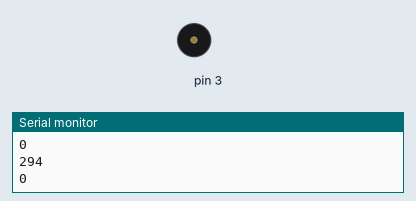
A sketch run on a simulated Arduino Uno, built with avr-gcc and run on an emulated ATmega328P. On the bench: buzzer (waves = sounding), the last lines printed to the serial monitor.

Above: at 2.0 s.
At 18.3 s:
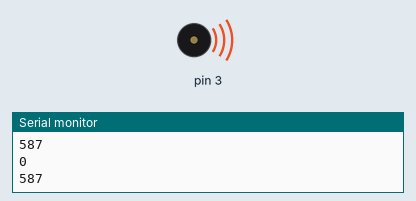
Timing chart, 0 to 40.0 s (numbered marks = the images above):
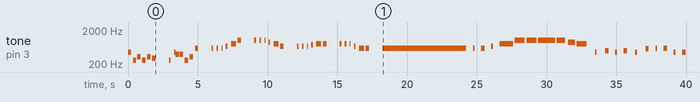

Measured:
- by itself, tone on pin 3: plays 440 Hz for 0.24 s, 262 Hz for 0.24 s, 330 Hz for 0.24 s, 262 Hz for 0.24 s, 330 Hz for 0.24 s, 294 Hz for 0.24 s … (58 notes in this stretch)

The sketch:

AMoylan1202.ino
```cpp
#include "pitches.h"

int melody[] = {


//aMAZING gRACE

//A MA ZI NG GRACE
NOTE_A4, REST, NOTE_C4, REST, NOTE_E4, REST, NOTE_C4, REST, NOTE_E4, REST,
//HOW SWEET THE SOUND
NOTE_D4, REST, NOTE_C4, REST, NOTE_A4, NOTE_G4, REST,
//THAT SAVED A A WRETCH LIKE ME
NOTE_G4, REST, NOTE_C4, REST, NOTE_E4, REST,
//I ONCE E WA S LOST

//BUT NOW I A AM FOUND

//WAS BLIND BU T NOW I SEE


//this little light of mine
NOTE_D5, REST, NOTE_D5, REST, NOTE_D5, REST, NOTE_D5, REST, NOTE_E5, REST, NOTE_G5,  NOTE_G5, REST,
//IM GONNA LET IT SHINE
NOTE_B5, REST, NOTE_B5, REST, NOTE_B5, REST, NOTE_B5, REST, NOTE_A5, REST, NOTE_G5,  NOTE_G5, REST,
//THIS LIGHT OF MINE
NOTE_E5, REST, NOTE_E5, REST, NOTE_E5, REST, NOTE_E5, REST, NOTE_FS5, REST,NOTE_G5,  NOTE_G5, REST,
// IM GONNA LET IT SHINE
NOTE_G5, REST, NOTE_G5, REST, NOTE_G5, REST, NOTE_G5, REST, NOTE_E5, REST, NOTE_D5,  NOTE_D5, REST,
//THIS LITTLE LIGHT OF MINE
NOTE_D5, REST, NOTE_D5, REST, NOTE_D5, REST, NOTE_D5, REST, NOTE_E5, REST, NOTE_G5,  NOTE_G5, REST,
//IM GONNA LET IT SHINE
NOTE_B5, REST, NOTE_B5, REST, NOTE_B5, REST, NOTE_B5, REST, NOTE_A5, REST, NOTE_G5,  NOTE_G5, REST,


//oceans

//YOU CALL ME OUT UPON THE WATERS
NOTE_A4, REST, NOTE_B4, REST, NOTE_A4, REST, NOTE_B4, REST, NOTE_A4, REST, NOTE_CS5, REST, NOTE_D5, REST, NOTE_D5, REST, NOTE_A4, REST,
//THE GREAT UNKNOWN
NOTE_A4, REST, NOTE_D5, REST, NOTE_D5, REST, NOTE_CS5, REST,
//WHERE FEET MAY FAIL
NOTE_A4, REST, NOTE_CS5, REST, NOTE_D5, REST, NOTE_B4, REST,
//AND THERE I FIND YOU IN THE MYSTERY
NOTE_A4, REST, NOTE_B4, REST, NOTE_A4, REST, NOTE_B4, REST, NOTE_A4, REST, NOTE_CS5, REST, NOTE_D5, REST, NOTE_D5, REST, NOTE_A4, REST,
//IN OCEANS DEEP
NOTE_B4, REST, NOTE_D5, REST, NOTE_E5, REST, NOTE_E5, REST,
//MY FAITH WILL STAND
NOTE_B4, REST, NOTE_FS5, REST, NOTE_E5, REST, NOTE_D5, REST,


//WE WISH U A MERRY XMAS WE
NOTE_G4, REST, NOTE_C5, REST, NOTE_C5, REST, NOTE_D5, REST, NOTE_C5, REST, NOTE_B4, REST, NOTE_A4, REST, NOTE_A4, REST, NOTE_A4, REST,
//WISH YOU A MERRY XMAS WE
NOTE_D5, REST, NOTE_D5, REST, NOTE_E5, REST, NOTE_D5, REST, NOTE_C5, REST, NOTE_B4, REST, NOTE_G4, REST, NOTE_G4, REST,
//WISH YUOU A MERRY XMAS AND A
NOTE_E5, REST, NOTE_E5, REST, NOTE_F5, REST, NOTE_E5, REST, NOTE_D5, REST, NOTE_C5, REST, NOTE_A4, REST, NOTE_G4, REST, NOTE_G4, REST,
//HAPPY NEW YEAR
NOTE_A4, REST, NOTE_D5, REST, NOTE_B4, REST, NOTE_C5, REST,


//SILENT NIGHT

//SILENT NIGHT
NOTE_G5, NOTE_A5, NOTE_G5, REST, NOTE_E5, REST,
//HOLY NIGHT
NOTE_G5, NOTE_A5, NOTE_G5, REST, NOTE_E5, REST,
//ALL IS CALM
NOTE_D6, REST, NOTE_D6, REST, NOTE_B5, REST,
//ALL IS BRIGHT
NOTE_C6, REST, NOTE_C6, REST, NOTE_G5, REST,
//ROUND YON VIRGIN
NOTE_A5, REST, NOTE_A5, REST, NOTE_C6, NOTE_B5, NOTE_A5, REST,
//MOTHER AND CHILD
NOTE_G5, NOTE_A5, REST, NOTE_G5, REST, NOTE_E5, REST,
//HOLY INFANT
NOTE_A5, REST, NOTE_A5, REST, NOTE_C6, NOTE_B5, NOTE_A5, REST,
//SO TENDER AND MILD
NOTE_G5, NOTE_A5, REST, NOTE_G5, REST, NOTE_E5, REST,
//SLEEP IN HEAVENLY PEACE
NOTE_D6, REST, NOTE_D6, REST, NOTE_F6, NOTE_D6, NOTE_B5, REST, NOTE_C6, NOTE_E6, REST,
//SLEEP IN HEAVENLY PEACE
NOTE_C6, NOTE_G5, REST, NOTE_E5, REST, NOTE_G5, NOTE_F5, NOTE_D5, REST, NOTE_C5, REST,

//JINGLE BELLS

//JINGLE BELLS
NOTE_E4, REST, NOTE_E4, REST, NOTE_E4, REST,
//JINGLE BELLS
NOTE_E4, REST, NOTE_E4, REST, NOTE_E4, REST,
//JINGLE ALL THE WAY
NOTE_E4, REST, NOTE_G4, REST, NOTE_C4, REST, NOTE_D4, REST, NOTE_E4, REST,
//OH WHAT FUN IT IS
NOTE_F4, REST, NOTE_F4, REST, NOTE_F4, REST, NOTE_F4, REST, NOTE_F4, REST,
//TO RIDE IN A
NOTE_E4, REST, NOTE_E4, REST, NOTE_E4, REST, NOTE_E4, REST,
//ONE HORSE OPEN SLEIGH
NOTE_E4, REST, NOTE_D4, REST, NOTE_D4, REST, NOTE_E4, REST, NOTE_D4, NOTE_G4, REST


END

};

int noteDurations[] = {


//A MA ZI NG GRACE

//HOW SWEET THE SOUND

//THAT SAVED A A WRETCH LIKE ME

//I ONCE E WA S LOST

//BUT NOW I A AM FOUND

//WAS BLIND BU T NOW I SEE


//this little light of mine
4, 2, 4, 1, 4, 2, 4, 2, 4, 2, 4, 16, 2,
//IM GONNA LET IT SHINE
4, 2, 4, 1, 4, 2, 4, 2, 4, 2, 4,16, 2,
//THIS LIGHT OF MINE
4, 2, 4, 1, 4, 2, 4, 2, 4, 2, 4,  16, 2,
// IM GONNA LET IT SHINE
4, 2, 4, 1, 4, 2, 4, 2, 4, 2, 4,  16, 2,
//THIS LITTLE LIGHT OF MINE
4, 2, 4, 1, 4, 2, 4, 2, 4, 2, 4, 16, 2,
//IM GONNA LET IT SHINE
4, 2, 4, 1, 4, 2, 4, 2, 4, 2, 4, 16, 100,


//YOU CALL ME OUT UPON THE WATERS
8, 2, 8, 4, 8, 2, 8, 4, 12, 2, 12, 2, 12, 2, 20, 2, 10, 4,
//THE GREAT UNKNOWN
8, 2, 8, 4, 10, 2, 10, 4,
//WHERE FEET MAY FAIL
8, 2, 8, 4, 10, 2, 10, 4,
//AND THERE I FIND YOU IN THE MYSTERY
8, 2, 8, 4, 8, 2, 8, 4, 12, 2, 12, 2, 12, 2, 20, 2, 10, 4,
//IN OCEANS DEEP
8, 2, 8, 4, 10, 2, 10, 4,
//MY FAITH WILL STAND
8, 2, 8, 4, 10, 2, 10, 100,


//WE WISH U A MERRY XMAS WE
4, 2, 8, 2, 4, 2, 4, 2, 4, 2, 4, 2, 8, 2, 8, 4, 8, 2,
//WISH U A MERRY XMAS WE
8, 2, 4, 2, 4, 2, 4, 2, 4, 2, 8, 2, 8, 4, 8, 2,
//WISH U A MERRY XMAS AND A
8, 2, 4, 2, 4, 2, 4, 2, 4, 2, 8, 2, 8, 2, 8, 1, 4, 2,
//HAPPY NEW YEAR
8, 2, 8, 2, 10, 2, 10, 20,


//SILENT NIGHT

//SILENT NIGHT
10, 4, 8, 2, 10, 2,
//HOLY NIGHT
10, 4, 8, 2, 10, 2,
//ALL IS CALM
8, 2, 8, 2, 10, 2,
//ALL IS BRIGHT
8, 2, 8, 2, 10, 2,
//ROUND YON VIRGIN
10, 2, 8, 2, 8, 6, 4, 2,
//MOTHER AND CHILD
8, 4, 2, 8, 2, 10, 2,
//HOLY INFANT
10, 2, 8, 2, 8, 6, 4, 2,
//SO TENDER AND MILD
8, 4, 2, 8, 2, 10, 2,
//SLEEP IN HEAVENLY PEACE
12, 2, 8, 2, 10, 8, 8, 2, 10, 8, 2,
//SLEEP IN HEAVENLY PEACE
8, 6, 2, 6, 2, 10, 8, 4, 2, 12, 50,


//JINGLE BELLS

//JINGLE BELLS
8, 2, 8, 2, 10, 2,
//JINGLE BELLS
8, 2, 8, 2, 10, 2,
//JINGLE ALL THE WAY
8, 2, 8, 2, 8, 2, 8, 2, 10, 2,
//OH WHAT FUN IT IS
8, 1, 8, 1, 8, 1, 8, 1, 8, 1,
//TO RIDE IN A
8, 1, 8, 1, 4, 1, 4, 1,
//ONE HORSE OPEN SLEIGH
8, 1, 8, 1, 8, 1, 8, 2, 8, 10, 2


};

int speed = 60; // higher = slower

void setup() {

 Serial.begin(9600);
 for (int thisNote = 0; melody[thisNote] !=-1; thisNote++) {

   int noteDuration = speed*noteDurations [thisNote];
   int num = 0.95;

   tone(3, melody[thisNote],noteDuration*num);
   Serial.println(melody [thisNote]);

   delay(noteDuration);

   noTone(3);

  }
}


void loop() {
}
```

pitches.h
```cpp
#define REST 0

#define NOTE_B0 31

#define NOTE_C1 33
#define NOTE_CS1 35
#define NOTE_D1 37
#define NOTE_DS1 39
#define NOTE_E1 41
#define NOTE_F1 44
#define NOTE_FS1 46
#define NOTE_G1 49
#define NOTE_GS1 52
#define NOTE_A1 55
#define NOTE_AS1 58
#define NOTE_B1 62

#define NOTE_C2 65
#define NOTE_CS2 69
#define NOTE_D2 73
#define NOTE_DS2 78
#define NOTE_E2 82
#define NOTE_F2 87
#define NOTE_FS2 93
#define NOTE_G2 98
#define NOTE_GS2 104
#define NOTE_A2 110
#define NOTE_AS2 117
#define NOTE_B2 123

#define NOTE_C3 131
#define NOTE_CS3 139
#define NOTE_D3 147
#define NOTE_DS3 156
#define NOTE_E3 165
#define NOTE_F3 175
#define NOTE_FS3 185
#define NOTE_G3 196
#define NOTE_GS3 208
#define NOTE_A3 220
#define NOTE_AS3 233
#define NOTE_B3 247
#define NOTE_C4 262
#define NOTE_CS4 277

#define NOTE_D4 294
#define NOTE_DS4 311
#define NOTE_E4 330
#define NOTE_F4 349
#define NOTE_FS4 370
#define NOTE_G4 392
#define NOTE_GS4 415
#define NOTE_A4 440
#define NOTE_AS4 466
#define NOTE_B4 494

#define NOTE_C5 523
#define NOTE_CS5 554
#define NOTE_D5 587
#define NOTE_DS5 622
#define NOTE_E5 659
#define NOTE_F5 698
#define NOTE_FS5 740
#define NOTE_G5 784
#define NOTE_GS5 831
#define NOTE_A5 880
#define NOTE_AS5 932
#define NOTE_B5 988

#define NOTE_C6 1047
#define NOTE_CS6 1109
#define NOTE_D6 1175
#define NOTE_DS6 1245
#define NOTE_E6 1319
#define NOTE_F6 1397
#define NOTE_FS6 1480
#define NOTE_G6 1568
#define NOTE_GS6 1661
#define NOTE_A6 1760
#define NOTE_AS6 1865
#define NOTE_B6 1975

#define NOTE_C7 2096
#define NOTE_CS7 2217
#define NOTE_D7 2349
#define NOTE_DS7 2489
#define NOTE_E7 2637
#define NOTE_F7 2794
#define NOTE_FS7 2960
#define NOTE_G7 3136
#define NOTE_GS7 3322
#define NOTE_A7 3520
#define NOTE_AS7 3729
#define NOTE_B7 3951

#define NOTE_C8 4186
#define NOTE_CS8 4435
#define NOTE_D8 4699
#define NOTE_DS8 4978

#define END -1
```
